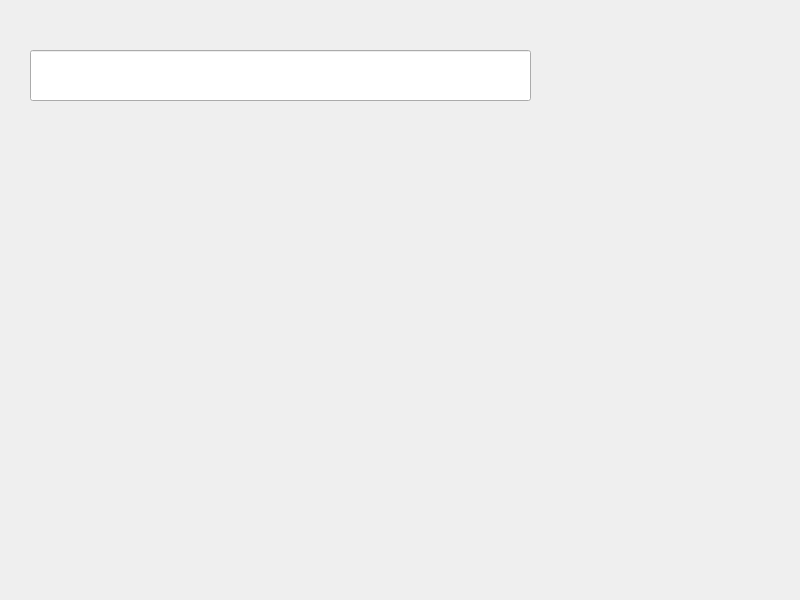
<?xml version="1.0" encoding="UTF-8"?>
<ui version="4.0">
 <class>SideCalculator</class>
 <widget class="QMainWindow" name="SideCalculator">
  <property name="geometry">
   <rect>
    <x>0</x>
    <y>0</y>
    <width>800</width>
    <height>600</height>
   </rect>
  </property>
  <property name="windowTitle">
   <string>MainWindow</string>
  </property>
  <widget class="QWidget" name="centralwidget">
   <widget class="QWidget" name="InputModul" native="true">
    <property name="geometry">
     <rect>
      <x>40</x>
      <y>200</y>
      <width>501</width>
      <height>381</height>
     </rect>
    </property>
   </widget>
   <widget class="QLineEdit" name="inputLine">
    <property name="geometry">
     <rect>
      <x>30</x>
      <y>50</y>
      <width>501</width>
      <height>51</height>
     </rect>
    </property>
   </widget>
  </widget>
 </widget>
 <resources/>
 <connections/>
</ui>
